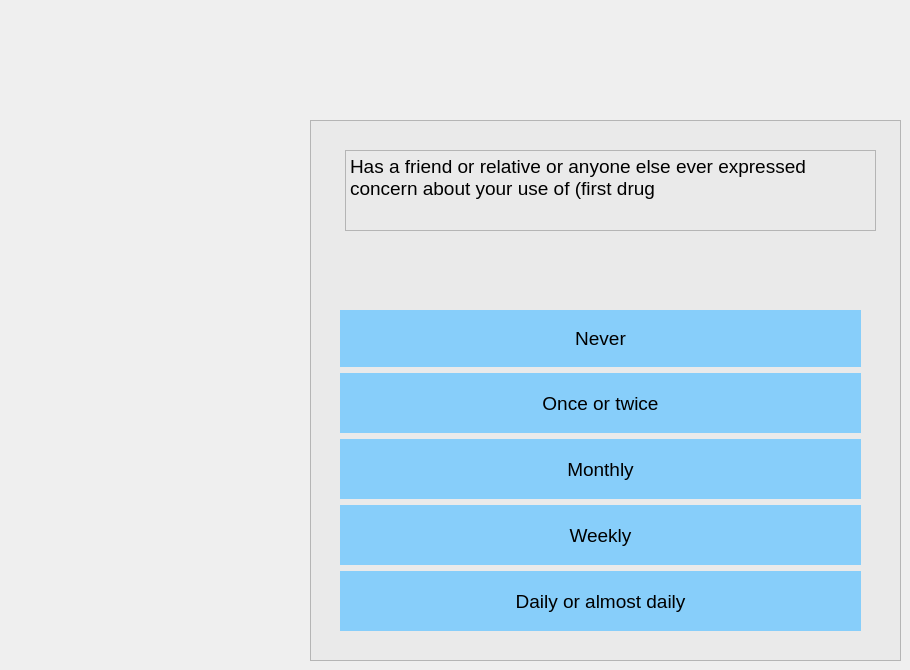
   <widget class="QWidget" name="page_5">
    <widget class="QFrame" name="frame_5">
     <property name="geometry">
      <rect>
       <x>310</x>
       <y>120</y>
       <width>591</width>
       <height>541</height>
      </rect>
     </property>
     <property name="styleSheet">
      <string notr="true">background:rgb(234, 234, 234)</string>
     </property>
     <property name="frameShape">
      <enum>QFrame::StyledPanel</enum>
     </property>
     <property name="frameShadow">
      <enum>QFrame::Raised</enum>
     </property>
     <widget class="QWidget" name="verticalLayoutWidget_5">
      <property name="geometry">
       <rect>
        <x>30</x>
        <y>190</y>
        <width>521</width>
        <height>321</height>
       </rect>
      </property>
      <layout class="QVBoxLayout" name="verticalLayout_5">
       <item>
        <widget class="QPushButton" name="Button_5_S_0">
         <property name="minimumSize">
          <size>
           <width>0</width>
           <height>50</height>
          </size>
         </property>
         <property name="maximumSize">
          <size>
           <width>16777215</width>
           <height>16777214</height>
          </size>
         </property>
         <property name="font">
          <font>
           <pointsize>14</pointsize>
          </font>
         </property>
         <property name="styleSheet">
          <string notr="true">QPushButton
{

border-radius:0px;
background:  	#87CEFA;
}

QPushButton:hover
{

border-radius:0px;
background:  	#F0F8FF;
}</string>
         </property>
         <property name="text">
          <string>Never</string>
         </property>
        </widget>
       </item>
       <item>
        <widget class="QPushButton" name="Button_5_S_2">
         <property name="minimumSize">
          <size>
           <width>0</width>
           <height>60</height>
          </size>
         </property>
         <property name="font">
          <font>
           <pointsize>14</pointsize>
          </font>
         </property>
         <property name="styleSheet">
          <string notr="true">QPushButton
{

border-radius:0px;
background:  	#87CEFA;
}

QPushButton:hover
{

border-radius:0px;
background:  	#F0F8FF;
}</string>
         </property>
         <property name="text">
          <string>Once or twice</string>
         </property>
        </widget>
       </item>
       <item>
        <widget class="QPushButton" name="Button_5_S_3">
         <property name="minimumSize">
          <size>
           <width>0</width>
           <height>60</height>
          </size>
         </property>
         <property name="font">
          <font>
           <pointsize>14</pointsize>
          </font>
         </property>
         <property name="styleSheet">
          <string notr="true">QPushButton
{

border-radius:0px;
background:  	#87CEFA;
}

QPushButton:hover
{

border-radius:0px;
background:  	#F0F8FF;
}</string>
         </property>
         <property name="text">
          <string>Monthly</string>
         </property>
        </widget>
       </item>
       <item>
        <widget class="QPushButton" name="Button_5_S_4">
         <property name="minimumSize">
          <size>
           <width>0</width>
           <height>60</height>
          </size>
         </property>
         <property name="font">
          <font>
           <pointsize>14</pointsize>
          </font>
         </property>
         <property name="styleSheet">
          <string notr="true">QPushButton
{

border-radius:0px;
background:  	#87CEFA;
}

QPushButton:hover
{

border-radius:0px;
background:  	#F0F8FF;
}</string>
         </property>
         <property name="text">
          <string>Weekly</string>
         </property>
        </widget>
       </item>
       <item>
        <widget class="QPushButton" name="Button_5_S_6">
         <property name="minimumSize">
          <size>
           <width>0</width>
           <height>60</height>
          </size>
         </property>
         <property name="font">
          <font>
           <pointsize>14</pointsize>
          </font>
         </property>
         <property name="styleSheet">
          <string notr="true">QPushButton
{

border-radius:0px;
background:  	#87CEFA;
}

QPushButton:hover
{

border-radius:0px;
background:  	#F0F8FF;
}</string>
         </property>
         <property name="text">
          <string>Daily or almost daily</string>
         </property>
        </widget>
       </item>
      </layout>
     </widget>
     <widget class="QTextBrowser" name="textBrowser_7">
      <property name="geometry">
       <rect>
        <x>35</x>
        <y>30</y>
        <width>531</width>
        <height>81</height>
       </rect>
      </property>
      <property name="html">
       <string>&lt;!DOCTYPE HTML PUBLIC &quot;-//W3C//DTD HTML 4.0//EN&quot; &quot;http://www.w3.org/TR/REC-html40/strict.dtd&quot;&gt;
&lt;html&gt;&lt;head&gt;&lt;meta name=&quot;qrichtext&quot; content=&quot;1&quot; /&gt;&lt;meta charset=&quot;utf-8&quot; /&gt;&lt;style type=&quot;text/css&quot;&gt;
p, li { white-space: pre-wrap; }
&lt;/style&gt;&lt;/head&gt;&lt;body style=&quot; font-family:'Segoe UI'; font-size:9pt; font-weight:400; font-style:normal;&quot;&gt;
&lt;p style=&quot; margin-top:0px; margin-bottom:0px; margin-left:0px; margin-right:0px; -qt-block-indent:0; text-indent:0px;&quot;&gt;&lt;span style=&quot; font-size:14pt;&quot;&gt;Has a friend or relative or anyone else ever expressed concern about your use of (first drug&lt;/span&gt;&lt;/p&gt;&lt;/body&gt;&lt;/html&gt;</string>
      </property>
     </widget>
    </widget>
   </widget>
